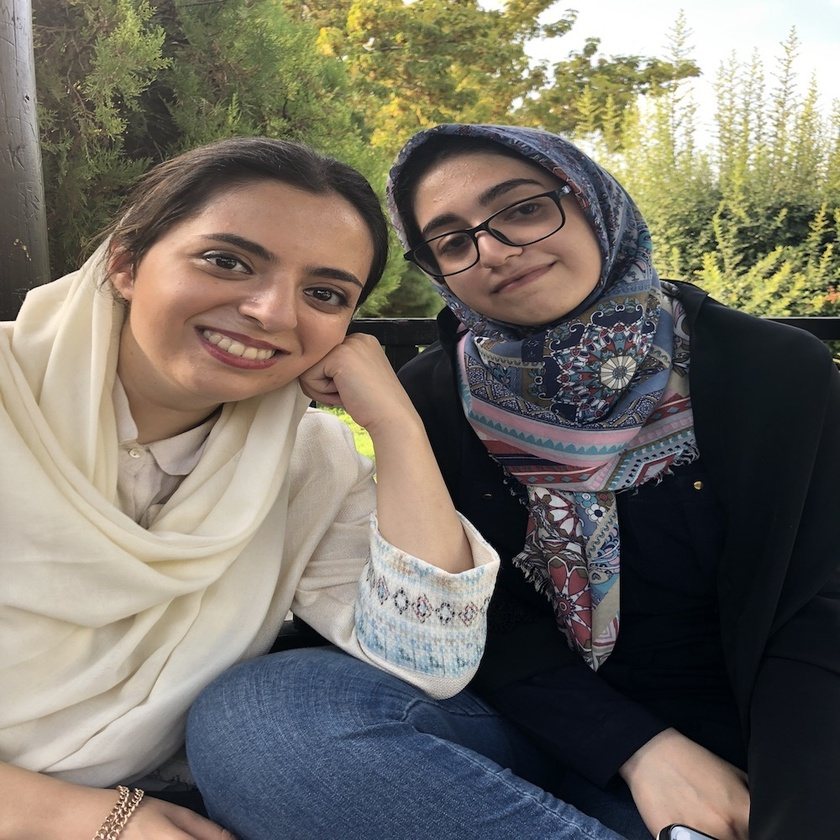
#> input picture test.JPG, 840 x 840 px, shrunk from 1000 x 1000 before the run
$ python HOG.py
#> lines starting #> are read from the running program, lines starting #| are printed output that depends on the picture
import numpy as np
import cv2
import matplotlib.pyplot as plt

def HOG(filename):
#> called with filename = 'test.JPG'
    print(filename)
    print()
    print()
    print()
    img = cv2.cvtColor(cv2.imread(filename),
                       cv2.COLOR_BGR2GRAY)
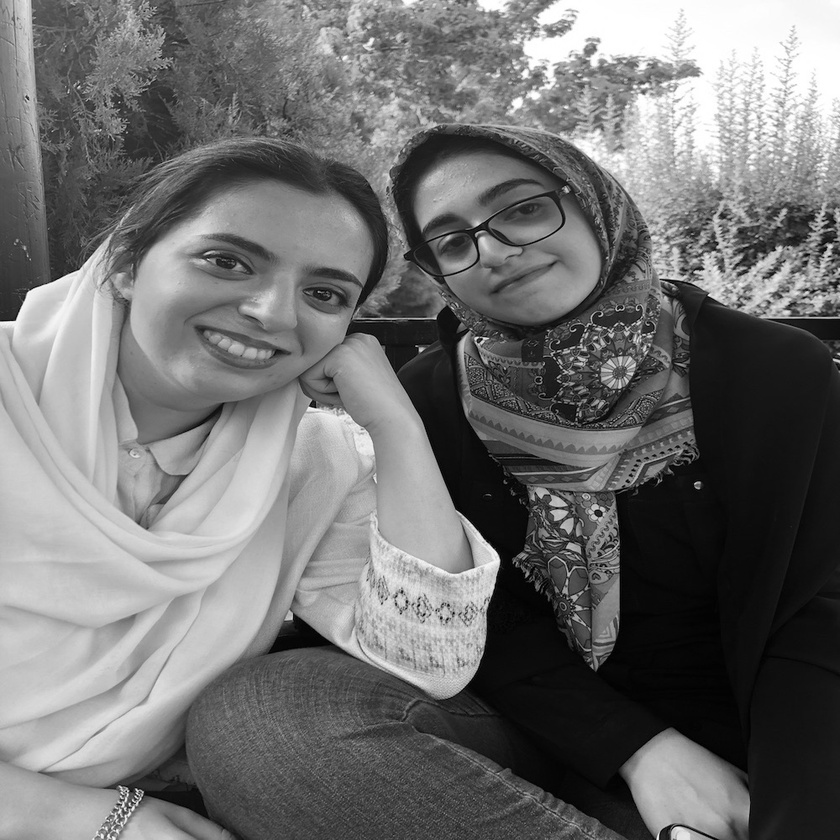
#> img: shape (840, 840); min 0, max 255, mean 112.2
    cell_size = (8, 8)  # h x w in pixels
    block_size = (2, 2)  # h x w in cells
    nbins = 9  # number of orientation bins

    # winSize is the size of the image cropped to an multiple of the cell size
    hog = cv2.HOGDescriptor(_winSize=(img.shape[1] // cell_size[1] * cell_size[1],
                                      img.shape[0] // cell_size[0] * cell_size[0]),
                            _blockSize=(block_size[1] * cell_size[1],
                                        block_size[0] * cell_size[0]),
                            _blockStride=(cell_size[1], cell_size[0]),
                            _cellSize=(cell_size[1], cell_size[0]),
                            _nbins=nbins,
                            _signedGradient=False,
                            _winSigma=8,
                            # _histogramNormType=1
                            )

    n_cells = (img.shape[0] // cell_size[0], img.shape[1] // cell_size[1])
#> n_cells = (105, 105)
    hog_feats = hog.compute(img) \
        .reshape(n_cells[1] - block_size[1] + 1,
                 n_cells[0] - block_size[0] + 1,
                 block_size[0], block_size[1], nbins) \
        .transpose((1, 0, 2, 3, 4))  # index blocks by rows first
    # hog_feats now contains the gradient amplitudes for each direction,
    # for each cell of its group for each group. Indexing is by rows then columns.

    gradients = np.zeros((n_cells[0], n_cells[1], nbins))

    # count cells (border cells appear less often across overlapping groups)
    cell_count = np.full((n_cells[0], n_cells[1], 1), 0, dtype=int)

    for off_y in range(block_size[0]):
        for off_x in range(block_size[1]):
            gradients[off_y:n_cells[0] - block_size[0] + off_y + 1,
            off_x:n_cells[1] - block_size[1] + off_x + 1] += \
                hog_feats[:, :, off_y, off_x, :]
            cell_count[off_y:n_cells[0] - block_size[0] + off_y + 1,
            off_x:n_cells[1] - block_size[1] + off_x + 1] += 1
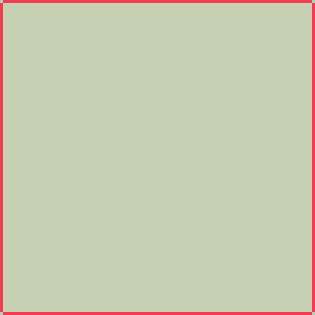
#> cell_count: shape (105, 105, 1) int64 (shown 3 times larger); 3 distinct labels, from 1 to 4; one colour per label, 0 black

    # Average gradients
    gradients /= cell_count
    return gradients

HOG('test.JPG')
